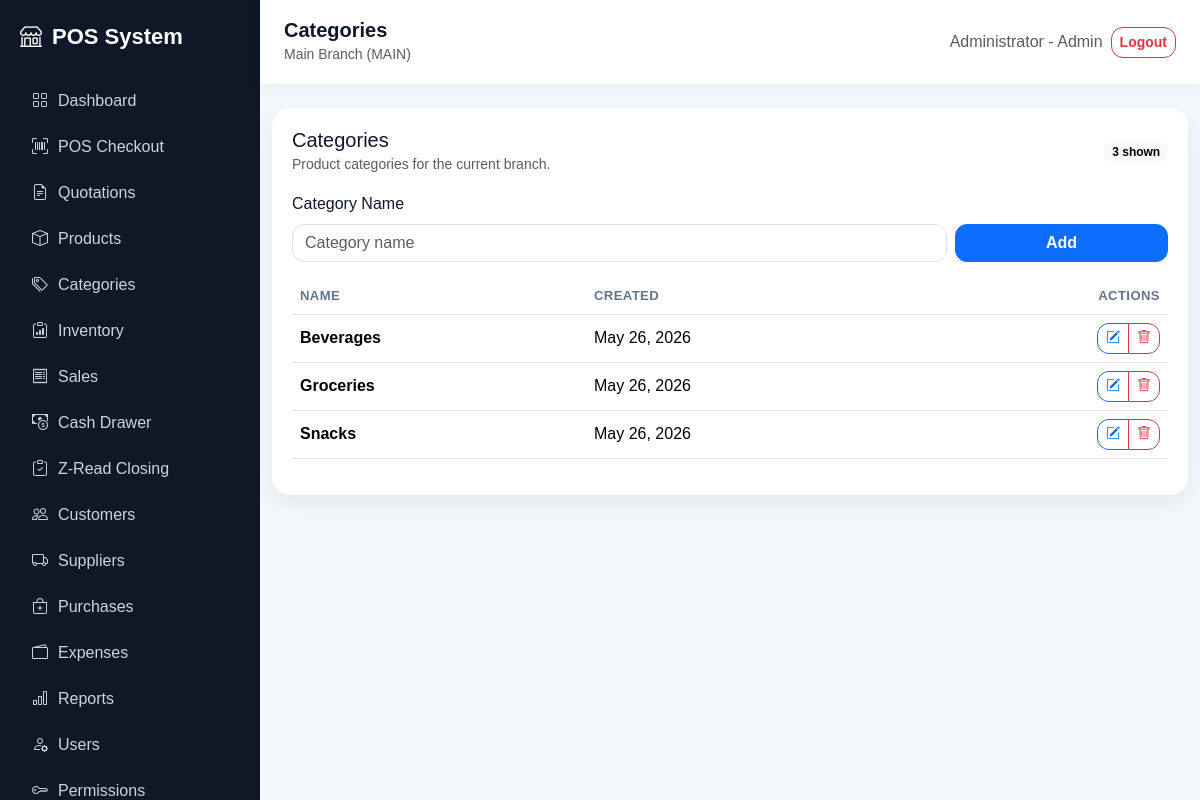
Screenshot of /categories/index.php (signed in) with the database file from the repository.
### tables this page shows
CREATE TABLE categories (
  id INT AUTO_INCREMENT PRIMARY KEY,
  branch_id INT NOT NULL,
  name VARCHAR(120) NOT NULL,
  created_at TIMESTAMP DEFAULT CURRENT_TIMESTAMP,
  FOREIGN KEY (branch_id) REFERENCES branches(id) ON DELETE CASCADE
);

### auth/session.php (called while the page is built, shortened)
<?php
require_once __DIR__ . '/../config/app.php';
function role_permissions(PDO $pdo, string $role): array
{
    static $cache = [];
    if (isset($cache[$role])) {
        return $cache[$role];
    }
    try {
        $stmt = $pdo->prepare('SELECT permission_key FROM role_permissions WHERE role_name = ? AND is_allowed = 1');
        $stmt->execute([$role]);
        $cache[$role] = $stmt->fetchAll(PDO::FETCH_COLUMN) ?: [];
    } catch (Throwable $e) {
        $cache[$role] = default_permissions($role);
    }
    return $cache[$role];
}
function can(PDO $pdo, string $permission): bool
{
    $role = $_SESSION['role'] ?? 'Cashier';
    $permissions = role_permissions($pdo, $role);
    return in_array('*', $permissions, true) || in_array($permission, $permissions, true);
}
function require_permission(PDO $pdo, string $permission): void
{
    if (!can($pdo, $permission)) {
        http_response_code(403);
        include __DIR__ . '/../includes/header.php';
        echo '<div class="app"><div class="main-content p-4"><div class="alert alert-danger shadow-sm"><h4>Access Denied</h4><p class="mb-0">Your account does not have permission to access this page.</p></div></div></div>';
        include __DIR__ . '/../includes/footer.php';
        exit;
    }
}

### config/app.php (called while the page is built, shortened)
<?php
function app_url(string $path = ''): string
{
    return BASE_URL . ltrim($path, '/');
}

### categories/index.php (the view, shortened to what this page needs)
<?php
require_once __DIR__ . '/../config/database.php';
require_once __DIR__ . '/../auth/session.php';
require_permission($pdo, 'categories.view');
$branchId = current_branch_id();
$canManageCategories = can($pdo, 'categories.manage');
$oldName = '';
$stmt = $pdo->prepare('SELECT id, name, created_at FROM categories WHERE branch_id = ? ORDER BY name');
$stmt->execute([$branchId]);
$categories = $stmt->fetchAll();
include __DIR__ . '/../includes/header.php';
?>
<div class="table-card">
    <div class="d-flex flex-column flex-md-row justify-content-between align-items-md-center gap-3 mb-3">
        <div>
            <h5 class="mb-0">Categories</h5>
            <small class="text-muted">Product categories for the current branch.</small>
        </div>
        <span class="badge text-bg-light"><?= count($categories) ?> shown</span>
    </div>
    <?php if ($canManageCategories): ?>
        <form method="post" action="<?= app_url('categories/index.php') ?>" class="row g-2 align-items-end mb-3">
            <div class="col-md-9">
                <label class="form-label">Category Name</label>
                <input class="form-control" name="name" placeholder="Category name" value="<?= htmlspecialchars($oldName) ?>" required maxlength="120">
            </div>
            <div class="col-md-3 d-grid">
                <button class="btn btn-primary">Add</button>
            </div>
        </form>
    <?php endif; ?>
    <table class="table align-middle">
        <thead>
            <tr>
                <th>Name</th>
                <th>Created</th>
                <?php if ($canManageCategories): ?>
                    <th class="text-end">Actions</th>
                <?php endif; ?>
            </tr>
        </thead>
        <tbody>
            <?php foreach ($categories as $category): ?>
                <tr>
                    <td class="fw-semibold"><?= htmlspecialchars($category['name']) ?></td>
                    <td><?= htmlspecialchars(date('M d, Y', strtotime($category['created_at']))) ?></td>
                    <?php if ($canManageCategories): ?>
                        <td class="text-end">
                            <div class="btn-group btn-group-sm" role="group" aria-label="Category actions">
                                <a class="btn btn-outline-primary" href="<?= app_url('categories/edit.php?id=' . (int)$category['id']) ?>">
                                    <i class="bi bi-pencil-square"></i>
                                </a>
                                <a class="btn btn-outline-danger" href="<?= app_url('categories/index.php?delete=' . (int)$category['id']) ?>" onclick="return confirm('Delete category?')">
                                    <i class="bi bi-trash"></i>
                                </a>
                            </div>
                        </td>
                    <?php endif; ?>
                </tr>
            <?php endforeach; ?>
        </tbody>
    </table>
</div>
<?php include __DIR__ . '/../includes/footer.php'; ?>

### assets/css/app.css (style rules this page uses)
:root { --sidebar:#101827; --primary:#2563eb; --bg:#f4f7fb; }
body { background: var(--bg); font-family: Arial, sans-serif; }
.table-card { background:#fff; border-radius:18px; padding:20px; box-shadow:0 8px 22px rgba(15,23,42,.07); }
* { box-sizing: border-box; }
html { scroll-behavior: smooth; }
body { color: #0f172a; }
.card, .table-card, .soft-card, .stat-card { transition: transform .18s ease, box-shadow .18s ease; }
.table th { white-space: nowrap; font-size: .82rem; color: #64748b; text-transform: uppercase; letter-spacing: .03em; }
.form-control, .form-select, .btn { border-radius: 12px; }
.btn { font-weight: 600; }

### rows the page displays
categories: name "Beverages", created_at "May 26, 2026"
categories: name "Groceries", created_at "May 26, 2026"
categories: name "Snacks", created_at "May 26, 2026"

### other values shown
$link['label'] "Dashboard"
$link['label'] "POS Checkout"
$link['label'] "Quotations"
$link['label'] "Products"
$link['label'] "Categories"
$link['label'] "Inventory"
$link['label'] "Sales"
$link['label'] "Cash Drawer"
$link['label'] "Z-Read Closing"
$link['label'] "Customers"
$link['label'] "Suppliers"
$link['label'] "Purchases"
$link['label'] "Expenses"
$link['label'] "Reports"
$link['label'] "Users"
